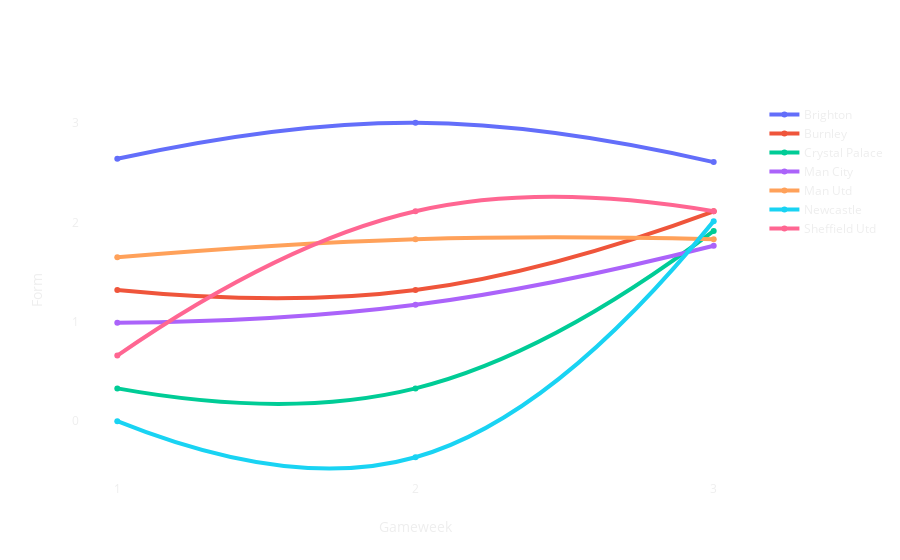

Here is the notebook cell this chart was saved with:
### Code cell
form_plot(df_form, limit_form=1.5)

### Figure 1 — Plotly figure (JSON) as saved in the notebook; plotly's stock layout.template omitted (floating-point values rounded to 4 significant figures)
{"data": [{"hoverlabel": {"bgcolor": "white", "bordercolor": "#404040", "font": {"color": "#404040"}}, "hovertemplate": "<b>Brighton</b></br></br></br>Form: %{y}</br>vs %{text}</br></br><extra></extra>", "line": {"shape": "spline", "smoothing": 1.3, "width": 4}, "mode": "lines+markers", "name": "Brighton", "text": ["Watford", "West Ham", "Southampton"], "type": "scatter", "x": [1, 2, 3], "y": [2.64, 3.003, 2.607]}, {"hoverlabel": {"bgcolor": "white", "bordercolor": "#404040", "font": {"color": "#404040"}}, "hovertemplate": "<b>Burnley</b></br></br></br>Form: %{y}</br>vs %{text}</br></br><extra></extra>", "line": {"shape": "spline", "smoothing": 1.3, "width": 4}, "mode": "lines+markers", "name": "Burnley", "text": ["Southampton", "Arsenal", "Wolves"], "type": "scatter", "x": [1, 2, 3], "y": [1.32, 1.32, 2.112]}, {"hoverlabel": {"bgcolor": "white", "bordercolor": "#404040", "font": {"color": "#404040"}}, "hovertemplate": "<b>Crystal Palace</b></br></br></br>Form: %{y}</br>vs %{text}</br></br><extra></extra>", "line": {"shape": "spline", "smoothing": 1.3, "width": 4}, "mode": "lines+markers", "name": "Crystal Palace", "text": ["Everton", "Sheffield Utd", "Man Utd"], "type": "scatter", "x": [1, 2, 3], "y": [0.33, 0.33, 1.914]}, {"hoverlabel": {"bgcolor": "white", "bordercolor": "#404040", "font": {"color": "#404040"}}, "hovertemplate": "<b>Man City</b></br></br></br>Form: %{y}</br>vs %{text}</br></br><extra></extra>", "line": {"shape": "spline", "smoothing": 1.3, "width": 4}, "mode": "lines+markers", "name": "Man City", "text": ["West Ham", "Spurs", "Bournemouth"], "type": "scatter", "x": [1, 2, 3], "y": [0.99, 1.171, 1.765]}, {"hoverlabel": {"bgcolor": "white", "bordercolor": "#404040", "font": {"color": "#404040"}}, "hovertemplate": "<b>Man Utd</b></br></br></br>Form: %{y}</br>vs %{text}</br></br><extra></extra>", "line": {"shape": "spline", "smoothing": 1.3, "width": 4}, "mode": "lines+markers", "name": "Man Utd", "text": ["Chelsea", "Wolves", "Crystal Palace"], "type": "scatter", "x": [1, 2, 3], "y": [1.65, 1.832, 1.832]}, {"hoverlabel": {"bgcolor": "white", "bordercolor": "#404040", "font": {"color": "#404040"}}, "hovertemplate": "<b>Newcastle</b></br></br></br>Form: %{y}</br>vs %{text}</br></br><extra></extra>", "line": {"shape": "spline", "smoothing": 1.3, "width": 4}, "mode": "lines+markers", "name": "Newcastle", "text": ["Arsenal", "Norwich", "Spurs"], "type": "scatter", "x": [1, 2, 3], "y": [0, -0.363, 2.013]}, {"hoverlabel": {"bgcolor": "white", "bordercolor": "#404040", "font": {"color": "#404040"}}, "hovertemplate": "<b>Sheffield Utd</b></br></br></br>Form: %{y}</br>vs %{text}</br></br><extra></extra>", "line": {"shape": "spline", "smoothing": 1.3, "width": 4}, "mode": "lines+markers", "name": "Sheffield Utd", "text": ["Bournemouth", "Crystal Palace", "Leicester"], "type": "scatter", "x": [1, 2, 3], "y": [0.66, 2.112, 2.112]}], "layout": {"hovermode": "closest", "legend": {"bgcolor": "rgba(0,0,0,0)", "font": {"color": "#eee"}, "traceorder": "normal"}, "paper_bgcolor": "rgba(0,0,0,0)", "plot_bgcolor": "rgba(0,0,0,0)", "scene": {"bgcolor": "rgba(0,0,0,0)"}, "xaxis": {"color": "#eee", "dtick": 1, "showgrid": true, "tick0": 1, "title": {"text": "Gameweek"}, "zeroline": true}, "yaxis": {"color": "#eee", "dtick": 1, "showgrid": false, "tick0": 1, "title": {"text": "Form"}, "zeroline": false}}}
